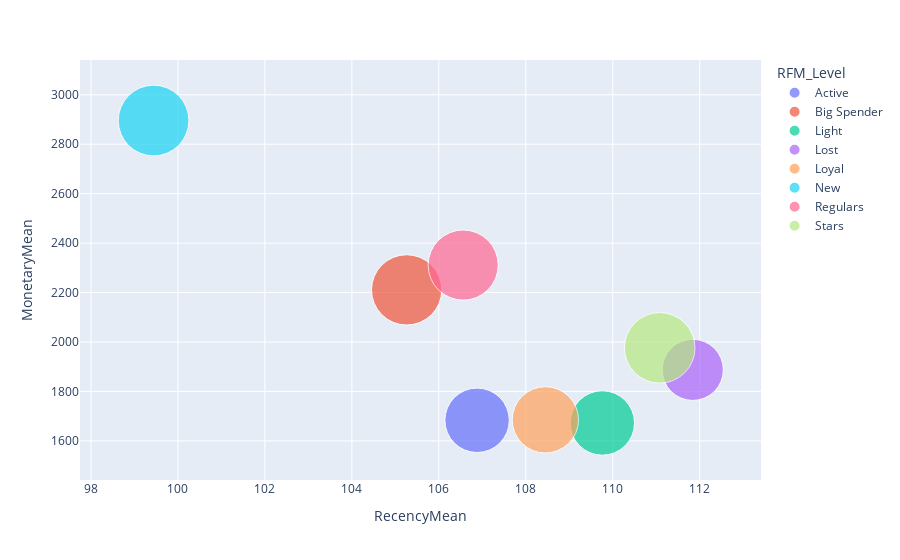

Notebook source saved alongside this figure:
### Code cell
fig = px.scatter(rfm_agg_0, x='RecencyMean', y='MonetaryMean', color='RFM_Level', size='FrequencyMean', hover_name = 'RFM_Level', size_max = 50)
fig.show()

### Figure 1 — Plotly figure (JSON) as saved in the notebook; plotly's stock layout.template omitted (floating-point values rounded to 4 significant figures)
{"data": [{"hovertemplate": "<b>%{hovertext}</b><br><br>RFM_Level=Active<br>RecencyMean=%{x}<br>MonetaryMean=%{y}<br>FrequencyMean=%{marker.size}<extra></extra>", "hovertext": ["Active"], "legendgroup": "Active", "marker": {"color": "#636efa", "size": [79.55], "sizemode": "area", "sizeref": 0.03834, "symbol": "circle"}, "mode": "markers", "name": "Active", "orientation": "v", "showlegend": true, "type": "scatter", "x": [106.9], "xaxis": "x", "y": [1683.0], "yaxis": "y"}, {"hovertemplate": "<b>%{hovertext}</b><br><br>RFM_Level=Big Spender<br>RecencyMean=%{x}<br>MonetaryMean=%{y}<br>FrequencyMean=%{marker.size}<extra></extra>", "hovertext": ["Big Spender"], "legendgroup": "Big Spender", "marker": {"color": "#EF553B", "size": [94.7], "sizemode": "area", "sizeref": 0.03834, "symbol": "circle"}, "mode": "markers", "name": "Big Spender", "orientation": "v", "showlegend": true, "type": "scatter", "x": [105.3], "xaxis": "x", "y": [2211.0], "yaxis": "y"}, {"hovertemplate": "<b>%{hovertext}</b><br><br>RFM_Level=Light<br>RecencyMean=%{x}<br>MonetaryMean=%{y}<br>FrequencyMean=%{marker.size}<extra></extra>", "hovertext": ["Light"], "legendgroup": "Light", "marker": {"color": "#00cc96", "size": [79.61], "sizemode": "area", "sizeref": 0.03834, "symbol": "circle"}, "mode": "markers", "name": "Light", "orientation": "v", "showlegend": true, "type": "scatter", "x": [109.8], "xaxis": "x", "y": [1672.0], "yaxis": "y"}, {"hovertemplate": "<b>%{hovertext}</b><br><br>RFM_Level=Lost<br>RecencyMean=%{x}<br>MonetaryMean=%{y}<br>FrequencyMean=%{marker.size}<extra></extra>", "hovertext": ["Lost"], "legendgroup": "Lost", "marker": {"color": "#ab63fa", "size": [71.7], "sizemode": "area", "sizeref": 0.03834, "symbol": "circle"}, "mode": "markers", "name": "Lost", "orientation": "v", "showlegend": true, "type": "scatter", "x": [111.8], "xaxis": "x", "y": [1887.0], "yaxis": "y"}, {"hovertemplate": "<b>%{hovertext}</b><br><br>RFM_Level=Loyal<br>RecencyMean=%{x}<br>MonetaryMean=%{y}<br>FrequencyMean=%{marker.size}<extra></extra>", "hovertext": ["Loyal"], "legendgroup": "Loyal", "marker": {"color": "#FFA15A", "size": [84.16], "sizemode": "area", "sizeref": 0.03834, "symbol": "circle"}, "mode": "markers", "name": "Loyal", "orientation": "v", "showlegend": true, "type": "scatter", "x": [108.5], "xaxis": "x", "y": [1685.0], "yaxis": "y"}, {"hovertemplate": "<b>%{hovertext}</b><br><br>RFM_Level=New<br>RecencyMean=%{x}<br>MonetaryMean=%{y}<br>FrequencyMean=%{marker.size}<extra></extra>", "hovertext": ["New"], "legendgroup": "New", "marker": {"color": "#19d3f3", "size": [95.86], "sizemode": "area", "sizeref": 0.03834, "symbol": "circle"}, "mode": "markers", "name": "New", "orientation": "v", "showlegend": true, "type": "scatter", "x": [99.44], "xaxis": "x", "y": [2896.0], "yaxis": "y"}, {"hovertemplate": "<b>%{hovertext}</b><br><br>RFM_Level=Regulars<br>RecencyMean=%{x}<br>MonetaryMean=%{y}<br>FrequencyMean=%{marker.size}<extra></extra>", "hovertext": ["Regulars"], "legendgroup": "Regulars", "marker": {"color": "#FF6692", "size": [94.21], "sizemode": "area", "sizeref": 0.03834, "symbol": "circle"}, "mode": "markers", "name": "Regulars", "orientation": "v", "showlegend": true, "type": "scatter", "x": [106.6], "xaxis": "x", "y": [2311.0], "yaxis": "y"}, {"hovertemplate": "<b>%{hovertext}</b><br><br>RFM_Level=Stars<br>RecencyMean=%{x}<br>MonetaryMean=%{y}<br>FrequencyMean=%{marker.size}<extra></extra>", "hovertext": ["Stars"], "legendgroup": "Stars", "marker": {"color": "#B6E880", "size": [95.48], "sizemode": "area", "sizeref": 0.03834, "symbol": "circle"}, "mode": "markers", "name": "Stars", "orientation": "v", "showlegend": true, "type": "scatter", "x": [111.1], "xaxis": "x", "y": [1976.0], "yaxis": "y"}], "layout": {"legend": {"itemsizing": "constant", "title": {"text": "RFM_Level"}, "tracegroupgap": 0}, "margin": {"t": 60}, "xaxis": {"anchor": "y", "domain": [0, 1], "title": {"text": "RecencyMean"}}, "yaxis": {"anchor": "x", "domain": [0, 1], "title": {"text": "MonetaryMean"}}}}
